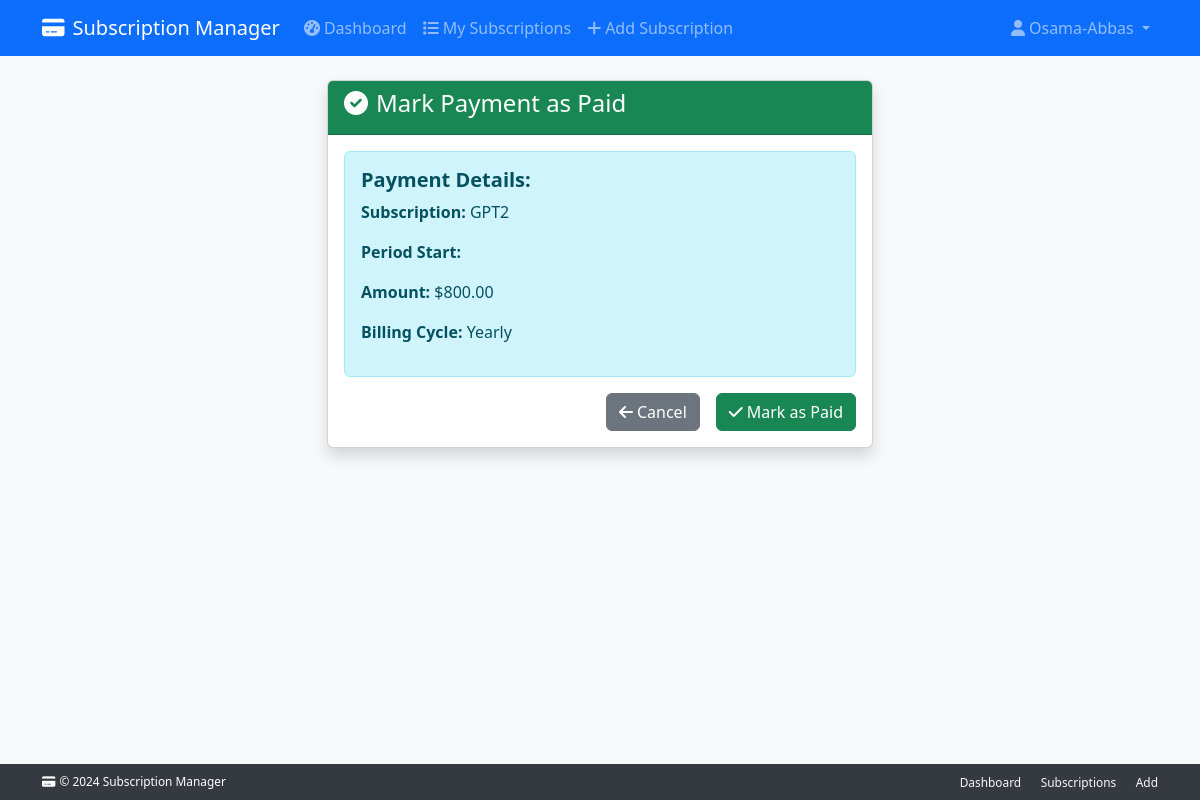
Page /subscriptions/24/mark-paid/2025-08-12/ (signed in) on the committed database.
### subscriptions/models/subscription.py (models this page shows, shortened)
class Subscription(
    ValidationMixin,
    TimestampMixin,
    CostCalculationsMixin,
    PaymentManagementMixin,
    RenewalLogicMixin,
    ScheduleManagementMixin,
    models.Model
):
    user = models.ForeignKey(
        settings.AUTH_USER_MODEL,
        on_delete=models.CASCADE,
        related_name="subscriptions"
    )
    name = models.CharField(max_length=200)
    monthly_cost = models.DecimalField(
        max_digits=10,
        decimal_places=2,
        null=True,
        blank=True
    )
    yearly_cost = models.DecimalField(
        max_digits=10,
        decimal_places=2,
        null=True,
        blank=True
    )
    billing_cycle = models.CharField(
        max_length=10,
        choices=BILLING_CYCLE_CHOICES
    )
    start_date = models.DateField()
    renewal_date = models.DateField(null=True, blank=True)
    duration_months = models.PositiveIntegerField(
        null=True,
        blank=True,
        help_text="Duration in months (for monthly billing)"
    )
    duration_years = models.PositiveIntegerField(
        null=True,
        blank=True,
        help_text="Duration in years (for yearly billing)"
    )
    is_active = models.BooleanField(default=True)
    auto_renewal = models.BooleanField(
        default=True,
        help_text="Whether subscription auto-renews"
    )
    category = models.ForeignKey(
        'Category',
        on_delete=models.PROTECT
    )
    objects = SubscriptionManager()
    class Meta:
        ordering = ['-created_at']
        verbose_name = "Subscription"
        verbose_name_plural = "Subscriptions"

### subscriptions/views.py (the view, shortened to what this page needs)
# urls.py: path('<int:pk>/mark-paid/<str:period_start>/', views.MarkPaymentPaidView.as_view(), name='mark_payment_paid'),
class MarkPaymentPaidView(PaymentActionView):
    def get(self, request, *args, **kwargs):
        context = {
            'subscription': self.get_subscription(),
            'period_start': self.get_period_start(),
            'action': 'paid',
        }
        return render(request, self.template_name, context)

### subscriptions/models/managers.py (called while the page is built)
    def get_queryset(self):
        return SubscriptionQuerySet(self.model, using=self._db)

### subscriptions/models/mixins/cost_calculations.py (called while the page is built)
    def get_current_cost(self):
        if self.billing_cycle == 'monthly':
            return self.monthly_cost or 0
        else:
            return self.yearly_cost or 0

### subscriptions/views.py (called while the page is built)
    def get_subscription(self):
        subscription = get_object_or_404(
            Subscription,
            pk=self.kwargs['pk'],
            user=self.request.user
        )
        return subscription

    def get_period_start(self):
        return self.kwargs['period_start']

### subscriptions/templates/subscriptions/mark_payment_paid.html (shortened to what this page needs)
{% extends 'base.html' %}  {% block content %}
<div class="row justify-content-center">
  <div class="col-md-6">
    <div class="card shadow">
      <div
        class="card-header {% if action == 'paid' %}bg-success{% else %}bg-danger{% endif %} text-white"
      >
        <h4>
          {% if action == 'paid' %}
          <i class="fas fa-check-circle me-2"></i>Mark Payment as Paid
          {% else %}
          <i class="fas fa-undo me-2"></i>Mark Payment as Unpaid {% endif %}
        </h4>
      </div>
      <div class="card-body">
        <div class="alert alert-info">
          <h5><strong>Payment Details:</strong></h5>
          <p><strong>Subscription:</strong> {{ subscription.name }}</p>
          <p><strong>Period Start:</strong> {{ period_start|date:"M d, Y" }}</p>
          <p>
            <strong>Amount:</strong>
            ${{subscription.get_current_cost|floatformat:2 }}
          </p>
          <p>
            <strong>Billing Cycle:</strong>
            {{subscription.get_billing_cycle_display }}
          </p>
        </div>
        <form method="post">
          <div class="d-grid gap-2 d-md-flex justify-content-md-end">
            <a
              href="{% url 'subscription_detail' subscription.pk %}"
              class="btn btn-secondary me-md-2"
            >
              <i class="fas fa-arrow-left me-1"></i>Cancel
            </a>
            {% if action == 'paid' %}
            <button type="submit" class="btn btn-success">
              <i class="fas fa-check me-1"></i>Mark as Paid
            </button>
            {% else %}
            <button type="submit" class="btn btn-danger">
              <i class="fas fa-undo me-1"></i>Mark as Unpaid
            </button>
            {% endif %}
          </div>
        </form>
      </div>
    </div>
  </div>
</div>
{% endblock %}

### subscriptions_management_project/templates/base.html (shortened to what this page needs)
<!DOCTYPE html>
<html lang="en">
  <head>
    <link
      href="https://cdn.jsdelivr.net/npm/bootstrap@5.3.0/dist/css/bootstrap.min.css"
      rel="stylesheet"
    />
    <link
      href="https://cdnjs.cloudflare.com/ajax/libs/font-awesome/6.0.0/css/all.min.css"
      rel="stylesheet"
    />
  </head>
  <body class="bg-light">
    <nav class="navbar navbar-expand-lg navbar-dark bg-primary">
      <div class="container">
        <a class="navbar-brand" href="{% url 'dashboard' %}">
          <i class="fas fa-credit-card me-2"></i>Subscription Manager
        </a>
        <div class="collapse navbar-collapse" id="navbarNav">
          <ul class="navbar-nav me-auto">
            {% if user.is_authenticated %}
            <li class="nav-item">
              <a class="nav-link" href="{% url 'dashboard' %}">
                <i class="fas fa-tachometer-alt me-1"></i>Dashboard
              </a>
            </li>
            <li class="nav-item">
              <a class="nav-link" href="{% url 'subscription_list' %}">
                <i class="fas fa-list me-1"></i>My Subscriptions
              </a>
            </li>
            <li class="nav-item">
              <a class="nav-link" href="{% url 'add_subscription' %}">
                <i class="fas fa-plus me-1"></i>Add Subscription
              </a>
            </li>
            {% endif %}
          </ul>
          <ul class="navbar-nav">
            {% if user.is_authenticated %}
            <li class="nav-item dropdown">
              <a
                class="nav-link dropdown-toggle"
                href="#"
                id="navbarDropdown"
                role="button"
                data-bs-toggle="dropdown"
              >
                <i class="fas fa-user me-1"></i>{{ user.username }}
              </a>
            </li>
            {% endif %}
          </ul>
        </div>
      </div>
    </nav>
    <div class="main-content">
      <div class="content-wrapper">
        <main class="container mt-4 mb-5">
          {% block content %}{% endblock %}
        </main>
      </div>
      <footer class="footer">
        <div class="container">
          <div class="row align-items-center">
            <div class="col-md-6">
              <p class="mb-0 small">
                <i class="fas fa-credit-card me-1"></i>&copy; 2024 Subscription
                Manager
              </p>
            </div>
            <div class="col-md-6 text-md-end">
              <a
                href="{% url 'dashboard' %}"
                class="text-light text-decoration-none me-3 small"
                >Dashboard</a
              >
              <a
                href="{% url 'subscription_list' %}"
                class="text-light text-decoration-none me-3 small"
                >Subscriptions</a
              >
              <a
                href="{% url 'add_subscription' %}"
                class="text-light text-decoration-none small"
                >Add</a
              >
            </div>
          </div>
        </div>
      </footer>
    </div>
  </body>
</html>

### subscriptions_management_project/templates/base.html (style rules this page uses)
html, body { height: 100%; }
body { display: flex; flex-direction: column; }
.main-content { flex: 1; display: flex; flex-direction: column; }
.content-wrapper { flex: 1; }
.footer { background-color: #343a40; color: white; padding: 8px 0; margin-top: auto; font-size: 0.85rem; }

### rows in the picture
Subscription: name "GPT2", get_current_cost "800.00", billing_cycle "Yearly"

### other values in the picture
{{ user.username }} "Osama-Abbas"
